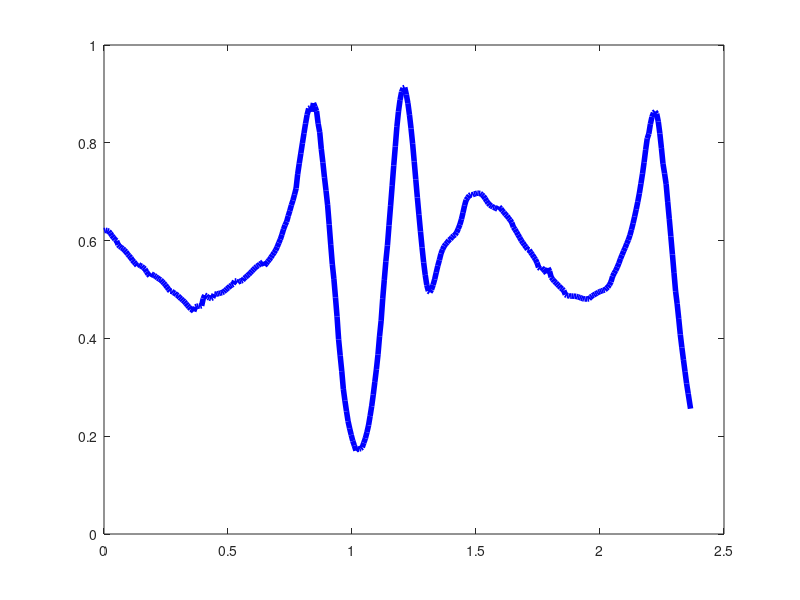

This figure's MATLAB source: (Note: this script raises an error after producing the figure.)
clear;
load siso_cmac.mat

hf = figure();

plot(t, desired, 'color', 'b', 'linewidth', 4);
hold on;


o = [];
for j = [1: size(training_set, 2)]
	o = [o, get_output( siso_cmac, training_set(j) )];
end

plot(t, o, 'color', 'r', 'linewidth', 2);
set(gca, 'fontsize', 15);
hl = legend('Esperado', 'Aproximacao');
set(hl, 'fontsize', 15);
set(hl, 'orient', 'vertical');
legend boxoff
legend left
ylabel('Angulos normalizados entre 0 e 1', 'FontSize', 15);
xlabel('t (Segundos)', 'fontsize', 15);

print(hf, '~/Dropbox/cbeb/figure5.png', '-dpng');


